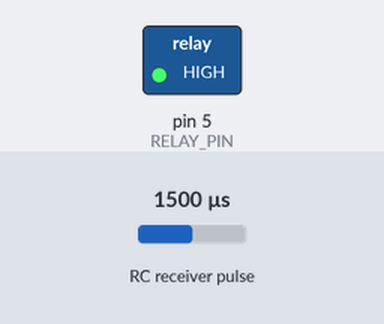
Recording of a sketch running on a simulated Arduino Uno, built with avr-gcc and run on an emulated ATmega328P. Shown: switched loads named in the sketch (green lamp = pin HIGH). Wiring (inferred from the names in the program): RC receiver channel: data pin 2. The inputs (shaded band) are chosen by the test bench; at power-on: RC receiver pulse 1500 µs. What the sketch prints to the serial monitor is not drawn.

Above: at 1.2 s.
1.3 s: RC receiver pulse (sensor on pin 2) set to 1488 µs
2.8 s: RC receiver pulse (sensor on pin 2) set to 1750 µs
At 4.0 s:
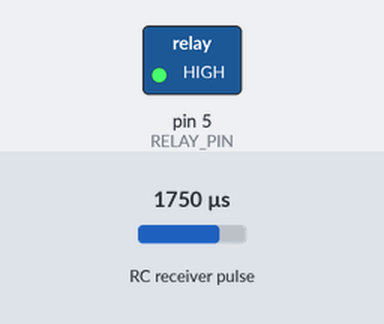
4.3 s: RC receiver pulse (sensor on pin 2) set to 1515 µs
7.3 s: RC receiver pulse (sensor on pin 2) set to 1496 µs
At 8.2 s:
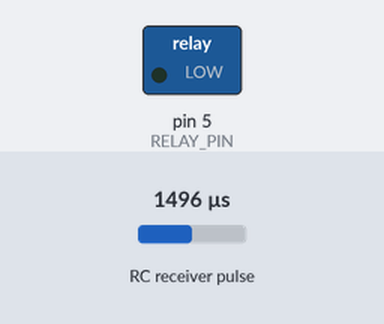
Timing chart, 0 to 11.3 s (numbered marks = the images above; inputs shaded):
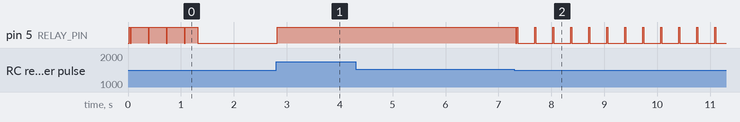

Measured:
- the behaviour switches between 1504 and 1503 µs on RC receiver pulse (sensor on pin 2) (found by bisection; images 1 and 2)
- after the input at 2.8 s, pin 5 (RELAY_PIN): LOW → HIGH at once
- after the input at 7.3 s, pin 5 (RELAY_PIN): HIGH → LOW at once, then repeats every 0.34 s: HIGH 0.02 s, LOW 0.32 s

The sketch:

ImpulseChecker.ino
```cpp
#define THROTTLE_SIGNAL_IN 0 // INTERRUPT 0 = DIGITAL PIN 2 - use the interrupt number in attachInterrupt
#define THROTTLE_SIGNAL_IN_PIN 2 // INTERRUPT 0 = DIGITAL PIN 2 - use the PIN number in digitalRead

#define NEUTRAL_THROTTLE 1500 // this is the duration in microseconds of neutral throttle on an electric RC Car
#define RELAY_PIN 5 // the pin to control the relay module

volatile int nThrottleIn = NEUTRAL_THROTTLE; // volatile, we set this in the Interrupt and read it in loop so it must be declared volatile
volatile unsigned long ulStartPeriod = 0; // set in the interrupt
volatile boolean bNewThrottleSignal = false; // set in the interrupt and read in the loop
// we could use nThrottleIn = 0 in loop instead of a separate variable, but using bNewThrottleSignal to indicate we have a new signal
// is clearer for this first example


void setup()
{
  // tell the Arduino we want the function calcInput to be called whenever INT0 (digital pin 2) changes from HIGH to LOW or LOW to HIGH
  // catching these changes will allow us to calculate how long the input pulse is
  attachInterrupt(THROTTLE_SIGNAL_IN, calcInput, CHANGE);

  pinMode(RELAY_PIN, OUTPUT);
  digitalWrite(RELAY_PIN, LOW);

  Serial.begin(57600);
}

void loop()
{
  // if a new throttle signal has been measured, lets print the value to serial, if not our code could carry on with some other processing
  if (bNewThrottleSignal)
  {

    Serial.println(nThrottleIn);

    // set this back to false when we have finished
    // with nThrottleIn, while true, calcInput will not update
    // nThrottleIn
    bNewThrottleSignal = false;
  }

  // other processing ...

    if (nThrottleIn > 1500) {
      digitalWrite(RELAY_PIN, HIGH);
      Serial.println("ON");
    } else {
      digitalWrite(RELAY_PIN, LOW);
      Serial.println("OFF");
    }

}

void calcInput()
{
  // if the pin is high, its the start of an interrupt
  if (digitalRead(THROTTLE_SIGNAL_IN_PIN) == HIGH)
  {
    // get the time using micros - when our code gets really busy this will become inaccurate, but for the current application its
    // easy to understand and works very well
    ulStartPeriod = micros();
  }
  else
  {
    // if the pin is low, its the falling edge of the pulse so now we can calculate the pulse duration by subtracting the
    // start time ulStartPeriod from the current time returned by micros()
    if (ulStartPeriod && (bNewThrottleSignal == false))
    {
      nThrottleIn = (int)(micros() - ulStartPeriod);
      ulStartPeriod = 0;

      // tell loop we have a new signal on the throttle channel
      // we will not update nThrottleIn until loop sets
      // bNewThrottleSignal back to false
      bNewThrottleSignal = true;
    }
  }
}
```
